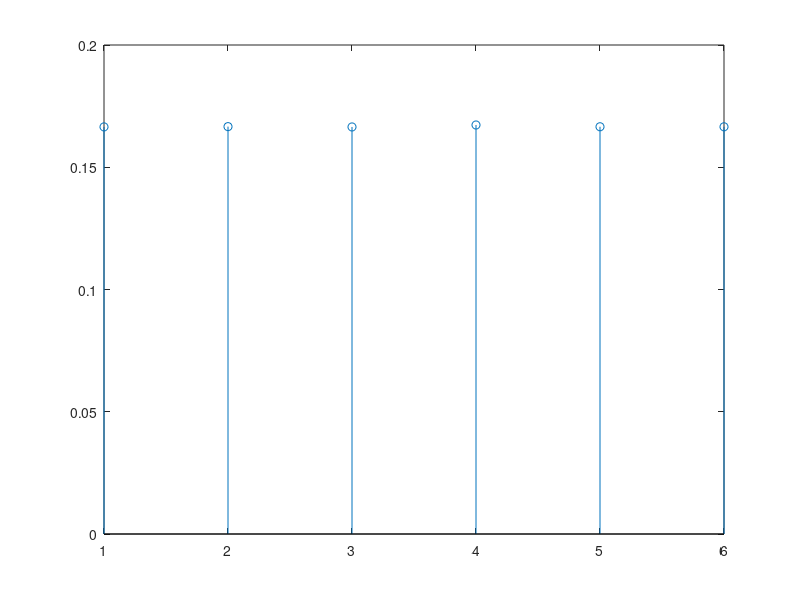

Reproduce this figure in MATLAB.
x = [1,2,3,4,5,6];

N = 1e6;
lados = 6;
dados = 1;

results = ceil(rand(dados,N)*lados);
prob1 = sum(results==1)/N;
prob2 = sum(results==2)/N;
prob3 = sum(results==3)/N;
prob4 = sum(results==4)/N;
prob5 = sum(results==5)/N;
prob6 = sum(results==6)/N;
prob = [prob1,prob2,prob3,prob4,prob5,prob6];
stem(x,prob)
